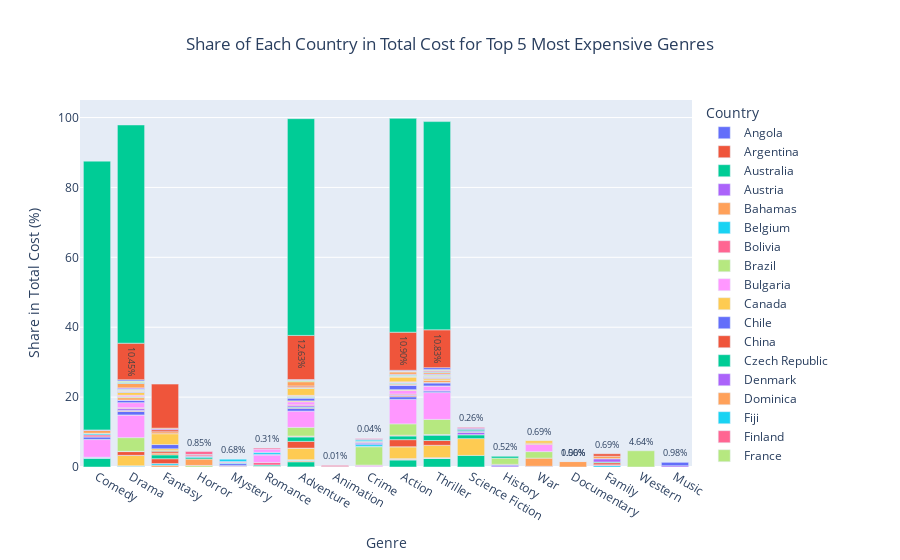

The notebook cell this image was saved under:
### Markdown cell above
### 2) What is the share of each country in the total cost for each genre? (List the top 5 most expensive genres by country.)

### Code cell
# Create a temporary DataFrame for processing
temp_df = df_movies.copy()

# Helper functions for processing
def parse_list_column(column):
    """Convert string representation of list to actual list."""
    return column.apply(lambda x: ast.literal_eval(x) if isinstance(x, str) else [])

def extract_dict_field(column, field_name):
    """Extract a specific field from a dictionary within a column."""
    return column.apply(lambda x: x[field_name] if isinstance(x, dict) else None)

# Parse 'rt_genres' and 'rt_production_countries' columns
temp_df['rt_genres'] = parse_list_column(temp_df['rt_genres'])
temp_df['rt_production_countries'] = parse_list_column(temp_df['rt_production_countries'])

# Expand genres and countries into separate rows
genres_expanded = temp_df.explode('rt_genres')
countries_expanded = genres_expanded.explode('rt_production_countries')

# Extract genre names and country names
countries_expanded['genre_name'] = extract_dict_field(countries_expanded['rt_genres'], 'name')
countries_expanded['country_name'] = extract_dict_field(countries_expanded['rt_production_countries'], 'name')

# Drop rows with invalid or missing data
valid_data = countries_expanded.dropna(subset=['genre_name', 'country_name'])

# Group by country and genre, calculate total production budget
country_genre_budget = (
    valid_data.groupby(['country_name', 'genre_name'])['rt_production_budget']
    .sum()
    .reset_index()
)

# Calculate the total budget for each genre
total_budget_by_genre = (
    country_genre_budget.groupby('genre_name')['rt_production_budget']
    .sum()
    .reset_index()
    .rename(columns={'rt_production_budget': 'total_genre_budget'})
)

# Merge to calculate the share of each country in the total cost of each genre
country_genre_budget = country_genre_budget.merge(
    total_budget_by_genre, on='genre_name', how='left'
)
country_genre_budget['share'] = (
    country_genre_budget['rt_production_budget'] / country_genre_budget['total_genre_budget']
) * 100

# Sort by genre budget and find the top 5 most expensive genres for each country
top_5_genres_per_country = (
    country_genre_budget.sort_values(by=['country_name', 'rt_production_budget'], ascending=[True, False])
    .groupby('country_name')
    .head(5)
)

# Plot the data
fig = px.bar(
    top_5_genres_per_country,
    x='genre_name',
    y='share',
    color='country_name',
    title='Share of Each Country in Total Cost for Top 5 Most Expensive Genres',
    labels={'genre_name': 'Genre', 'share': 'Share (%)', 'country_name': 'Country'},
    text='share'
)

# Update layout for better readability
fig.update_traces(texttemplate='%{text:.2f}%', textposition='outside')
fig.update_layout(
    xaxis_title='Genre',
    yaxis_title='Share in Total Cost (%)',
    title_x=0.5,
    uniformtext_minsize=8,
    uniformtext_mode='hide'
)

# Show the chart
fig.show()

### Figure 1 — Plotly figure (JSON) as saved in the notebook; plotly's stock layout.template omitted (floating-point values rounded to 4 significant figures)
{"data": [{"alignmentgroup": "True", "hovertemplate": "Country=Angola<br>Genre=%{x}<br>Share (%)=%{text}<extra></extra>", "legendgroup": "Angola", "marker": {"color": "#636efa", "pattern": {"shape": ""}}, "name": "Angola", "offsetgroup": "Angola", "orientation": "v", "showlegend": true, "text": [0.001003, 0.0007709, 0.001277, 0.004517, 0.003025], "textposition": "outside", "texttemplate": "%{text:.2f}%", "type": "bar", "x": ["Comedy", "Drama", "Fantasy", "Horror", "Mystery"], "xaxis": "x", "y": [0.001003, 0.0007709, 0.001277, 0.004517, 0.003025], "yaxis": "y"}, {"alignmentgroup": "True", "hovertemplate": "Country=Argentina<br>Genre=%{x}<br>Share (%)=%{text}<extra></extra>", "legendgroup": "Argentina", "marker": {"color": "#EF553B", "pattern": {"shape": ""}}, "name": "Argentina", "offsetgroup": "Argentina", "orientation": "v", "showlegend": true, "text": [0.1084, 0.0279, 0.1266, 0.0546, 0.02282], "textposition": "outside", "texttemplate": "%{text:.2f}%", "type": "bar", "x": ["Romance", "Adventure", "Animation", "Crime", "Drama"], "xaxis": "x", "y": [0.1084, 0.0279, 0.1266, 0.0546, 0.02282], "yaxis": "y"}, {"alignmentgroup": "True", "hovertemplate": "Country=Australia<br>Genre=%{x}<br>Share (%)=%{text}<extra></extra>", "legendgroup": "Australia", "marker": {"color": "#00cc96", "pattern": {"shape": ""}}, "name": "Australia", "offsetgroup": "Australia", "orientation": "v", "showlegend": true, "text": [2.054, 2.435, 3.316, 2.492, 1.461], "textposition": "outside", "texttemplate": "%{text:.2f}%", "type": "bar", "x": ["Action", "Thriller", "Science Fiction", "Comedy", "Adventure"], "xaxis": "x", "y": [2.054, 2.435, 3.316, 2.492, 1.461], "yaxis": "y"}, {"alignmentgroup": "True", "hovertemplate": "Country=Austria<br>Genre=%{x}<br>Share (%)=%{text}<extra></extra>", "legendgroup": "Austria", "marker": {"color": "#ab63fa", "pattern": {"shape": ""}}, "name": "Austria", "offsetgroup": "Austria", "orientation": "v", "showlegend": true, "text": [0.06898, 0.3305, 0.1897, 0.01661, 0.0301], "textposition": "outside", "texttemplate": "%{text:.2f}%", "type": "bar", "x": ["Drama", "History", "War", "Action", "Comedy"], "xaxis": "x", "y": [0.06898, 0.3305, 0.1897, 0.01661, 0.0301], "yaxis": "y"}, {"alignmentgroup": "True", "hovertemplate": "Country=Bahamas<br>Genre=%{x}<br>Share (%)=%{text}<extra></extra>", "legendgroup": "Bahamas", "marker": {"color": "#FFA15A", "pattern": {"shape": ""}}, "name": "Bahamas", "offsetgroup": "Bahamas", "orientation": "v", "showlegend": true, "text": [0.2275, 0.2606, 0.5106, 1.562, 0.008878], "textposition": "outside", "texttemplate": "%{text:.2f}%", "type": "bar", "x": ["Action", "Adventure", "Fantasy", "Documentary", "Thriller"], "xaxis": "x", "y": [0.2275, 0.2606, 0.5106, 1.562, 0.008878], "yaxis": "y"}, {"alignmentgroup": "True", "hovertemplate": "Country=Belgium<br>Genre=%{x}<br>Share (%)=%{text}<extra></extra>", "legendgroup": "Belgium", "marker": {"color": "#19d3f3", "pattern": {"shape": ""}}, "name": "Belgium", "offsetgroup": "Belgium", "orientation": "v", "showlegend": true, "text": [0.2413, 0.4653, 0.4123, 0.2664, 0.1788], "textposition": "outside", "texttemplate": "%{text:.2f}%", "type": "bar", "x": ["Adventure", "Fantasy", "Family", "Comedy", "Drama"], "xaxis": "x", "y": [0.2413, 0.4653, 0.4123, 0.2664, 0.1788], "yaxis": "y"}, {"alignmentgroup": "True", "hovertemplate": "Country=Bolivia<br>Genre=%{x}<br>Share (%)=%{text}<extra></extra>", "legendgroup": "Bolivia", "marker": {"color": "#FF6692", "pattern": {"shape": ""}}, "name": "Bolivia", "offsetgroup": "Bolivia", "orientation": "v", "showlegend": true, "text": [0, 0, 0], "textposition": "outside", "texttemplate": "%{text:.2f}%", "type": "bar", "x": ["Action", "Adventure", "Western"], "xaxis": "x", "y": [0, 0, 0], "yaxis": "y"}, {"alignmentgroup": "True", "hovertemplate": "Country=Brazil<br>Genre=%{x}<br>Share (%)=%{text}<extra></extra>", "legendgroup": "Brazil", "marker": {"color": "#B6E880", "pattern": {"shape": ""}}, "name": "Brazil", "offsetgroup": "Brazil", "orientation": "v", "showlegend": true, "text": [0.08877, 0.113, 0.08665, 0.4066, 0.1513], "textposition": "outside", "texttemplate": "%{text:.2f}%", "type": "bar", "x": ["Adventure", "Thriller", "Drama", "Horror", "Mystery"], "xaxis": "x", "y": [0.08877, 0.113, 0.08665, 0.4066, 0.1513], "yaxis": "y"}, {"alignmentgroup": "True", "hovertemplate": "Country=Bulgaria<br>Genre=%{x}<br>Share (%)=%{text}<extra></extra>", "legendgroup": "Bulgaria", "marker": {"color": "#FF97FF", "pattern": {"shape": ""}}, "name": "Bulgaria", "offsetgroup": "Bulgaria", "orientation": "v", "showlegend": true, "text": [0.09189, 0.2878, 0.1049, 0.00634, 0.01003], "textposition": "outside", "texttemplate": "%{text:.2f}%", "type": "bar", "x": ["Action", "Crime", "Thriller", "Adventure", "Comedy"], "xaxis": "x", "y": [0.09189, 0.2878, 0.1049, 0.00634, 0.01003], "yaxis": "y"}, {"alignmentgroup": "True", "hovertemplate": "Country=Canada<br>Genre=%{x}<br>Share (%)=%{text}<extra></extra>", "legendgroup": "Canada", "marker": {"color": "#FECB52", "pattern": {"shape": ""}}, "name": "Canada", "offsetgroup": "Canada", "orientation": "v", "showlegend": true, "text": [3.405, 3.316, 3.551, 2.944, 4.805], "textposition": "outside", "texttemplate": "%{text:.2f}%", "type": "bar", "x": ["Action", "Adventure", "Thriller", "Drama", "Science Fiction"], "xaxis": "x", "y": [3.405, 3.316, 3.551, 2.944, 4.805], "yaxis": "y"}, {"alignmentgroup": "True", "hovertemplate": "Country=Chile<br>Genre=%{x}<br>Share (%)=%{text}<extra></extra>", "legendgroup": "Chile", "marker": {"color": "#636efa", "pattern": {"shape": ""}}, "name": "Chile", "offsetgroup": "Chile", "orientation": "v", "showlegend": true, "text": [0.03854, 0.2478, 0.005536, 0.00634, 0.04517], "textposition": "outside", "texttemplate": "%{text:.2f}%", "type": "bar", "x": ["Drama", "History", "Action", "Adventure", "Horror"], "xaxis": "x", "y": [0.03854, 0.2478, 0.005536, 0.00634, 0.04517], "yaxis": "y"}, {"alignmentgroup": "True", "hovertemplate": "Country=China<br>Genre=%{x}<br>Share (%)=%{text}<extra></extra>", "legendgroup": "China", "marker": {"color": "#EF553B", "pattern": {"shape": ""}}, "name": "China", "offsetgroup": "China", "orientation": "v", "showlegend": true, "text": [2.028, 1.923, 1.372, 1.067, 1.393], "textposition": "outside", "texttemplate": "%{text:.2f}%", "type": "bar", "x": ["Action", "Adventure", "Thriller", "Drama", "Fantasy"], "xaxis": "x", "y": [2.028, 1.923, 1.372, 1.067, 1.393], "yaxis": "y"}, {"alignmentgroup": "True", "hovertemplate": "Country=Czech Republic<br>Genre=%{x}<br>Share (%)=%{text}<extra></extra>", "legendgroup": "Czech Republic", "marker": {"color": "#00cc96", "pattern": {"shape": ""}}, "name": "Czech Republic", "offsetgroup": "Czech Republic", "orientation": "v", "showlegend": true, "text": [1.259, 1.535, 1.046, 1.119, 1.1], "textposition": "outside", "texttemplate": "%{text:.2f}%", "type": "bar", "x": ["Adventure", "Thriller", "Action", "Science Fiction", "Fantasy"], "xaxis": "x", "y": [1.259, 1.535, 1.046, 1.119, 1.1], "yaxis": "y"}, {"alignmentgroup": "True", "hovertemplate": "Country=Denmark<br>Genre=%{x}<br>Share (%)=%{text}<extra></extra>", "legendgroup": "Denmark", "marker": {"color": "#ab63fa", "pattern": {"shape": ""}}, "name": "Denmark", "offsetgroup": "Denmark", "orientation": "v", "showlegend": true, "text": [0.132, 0.06963, 0.06493, 0.3587, 0.01872], "textposition": "outside", "texttemplate": "%{text:.2f}%", "type": "bar", "x": ["Thriller", "Drama", "Crime", "Music", "Science Fiction"], "xaxis": "x", "y": [0.132, 0.06963, 0.06493, 0.3587, 0.01872], "yaxis": "y"}, {"alignmentgroup": "True", "hovertemplate": "Country=Dominica<br>Genre=%{x}<br>Share (%)=%{text}<extra></extra>", "legendgroup": "Dominica", "marker": {"color": "#FFA15A", "pattern": {"shape": ""}}, "name": "Dominica", "offsetgroup": "Dominica", "orientation": "v", "showlegend": true, "text": [0.2214, 0.2536, 0.5106], "textposition": "outside", "texttemplate": "%{text:.2f}%", "type": "bar", "x": ["Action", "Adventure", "Fantasy"], "xaxis": "x", "y": [0.2214, 0.2536, 0.5106], "yaxis": "y"}, {"alignmentgroup": "True", "hovertemplate": "Country=Fiji<br>Genre=%{x}<br>Share (%)=%{text}<extra></extra>", "legendgroup": "Fiji", "marker": {"color": "#19d3f3", "pattern": {"shape": ""}}, "name": "Fiji", "offsetgroup": "Fiji", "orientation": "v", "showlegend": true, "text": [0.01395, 0.01696, 0.0497], "textposition": "outside", "texttemplate": "%{text:.2f}%", "type": "bar", "x": ["Adventure", "Drama", "Romance"], "xaxis": "x", "y": [0.01395, 0.01696, 0.0497], "yaxis": "y"}, {"alignmentgroup": "True", "hovertemplate": "Country=Finland<br>Genre=%{x}<br>Share (%)=%{text}<extra></extra>", "legendgroup": "Finland", "marker": {"color": "#FF6692", "pattern": {"shape": ""}}, "name": "Finland", "offsetgroup": "Finland", "orientation": "v", "showlegend": true, "text": [0.42, 0.2233, 0.1468, 0.1634, 0.04358], "textposition": "outside", "texttemplate": "%{text:.2f}%", "type": "bar", "x": ["Animation", "Family", "Crime", "Mystery", "Thriller"], "xaxis": "x", "y": [0.42, 0.2233, 0.1468, 0.1634, 0.04358], "yaxis": "y"}, {"alignmentgroup": "True", "hovertemplate": "Country=France<br>Genre=%{x}<br>Share (%)=%{text}<extra></extra>", "legendgroup": "France", "marker": {"color": "#B6E880", "pattern": {"shape": ""}}, "name": "France", "offsetgroup": "France", "orientation": "v", "showlegend": true, "text": [3.246, 4.319, 3.91, 2.472, 5.275], "textposition": "outside", "texttemplate": "%{text:.2f}%", "type": "bar", "x": ["Action", "Thriller", "Drama", "Adventure", "Crime"], "xaxis": "x", "y": [3.246, 4.319, 3.91, 2.472, 5.275], "yaxis": "y"}, {"alignmentgroup": "True", "hovertemplate": "Country=Germany<br>Genre=%{x}<br>Share (%)=%{text}<extra></extra>", "legendgroup": "Germany", "marker": {"color": "#FF97FF", "pattern": {"shape": ""}}, "name": "Germany", "offsetgroup": "Germany", "orientation": "v", "showlegend": true, "text": [6.993, 7.692, 6.485, 4.659, 5.058], "textposition": "outside", "texttemplate": "%{text:.2f}%", "type": "bar", "x": ["Action", "Thriller", "Drama", "Adventure", "Comedy"], "xaxis": "x", "y": [6.993, 7.692, 6.485, 4.659, 5.058], "yaxis": "y"}, {"alignmentgroup": "True", "hovertemplate": "Country=Greece<br>Genre=%{x}<br>Share (%)=%{text}<extra></extra>", "legendgroup": "Greece", "marker": {"color": "#FECB52", "pattern": {"shape": ""}}, "name": "Greece", "offsetgroup": "Greece", "orientation": "v", "showlegend": true, "text": [0.09036, 0.03412, 0.004625], "textposition": "outside", "texttemplate": "%{text:.2f}%", "type": "bar", "x": ["Romance", "Comedy", "Drama"], "xaxis": "x", "y": [0.09036, 0.03412, 0.004625], "yaxis": "y"}, {"alignmentgroup": "True", "hovertemplate": "Country=Hong Kong<br>Genre=%{x}<br>Share (%)=%{text}<extra></extra>", "legendgroup": "Hong Kong", "marker": {"color": "#636efa", "pattern": {"shape": ""}}, "name": "Hong Kong", "offsetgroup": "Hong Kong", "orientation": "v", "showlegend": true, "text": [0.7601, 1.002, 0.8198, 0.745, 0.4931], "textposition": "outside", "texttemplate": "%{text:.2f}%", "type": "bar", "x": ["Action", "Drama", "Adventure", "Comedy", "Thriller"], "xaxis": "x", "y": [0.7601, 1.002, 0.8198, 0.745, 0.4931], "yaxis": "y"}, {"alignmentgroup": "True", "hovertemplate": "Country=Hungary<br>Genre=%{x}<br>Share (%)=%{text}<extra></extra>", "legendgroup": "Hungary", "marker": {"color": "#EF553B", "pattern": {"shape": ""}}, "name": "Hungary", "offsetgroup": "Hungary", "orientation": "v", "showlegend": true, "text": [0.2513, 0.5413, 0.5812, 0.1522, 0.165], "textposition": "outside", "texttemplate": "%{text:.2f}%", "type": "bar", "x": ["Action", "Fantasy", "Family", "Adventure", "Drama"], "xaxis": "x", "y": [0.2513, 0.5413, 0.5812, 0.1522, 0.165], "yaxis": "y"}, {"alignmentgroup": "True", "hovertemplate": "Country=Iceland<br>Genre=%{x}<br>Share (%)=%{text}<extra></extra>", "legendgroup": "Iceland", "marker": {"color": "#00cc96", "pattern": {"shape": ""}}, "name": "Iceland", "offsetgroup": "Iceland", "orientation": "v", "showlegend": true, "text": [0.1966, 0.3163, 0.2141, 0.1787, 0.1045], "textposition": "outside", "texttemplate": "%{text:.2f}%", "type": "bar", "x": ["Adventure", "Romance", "Family", "Fantasy", "Drama"], "xaxis": "x", "y": [0.1966, 0.3163, 0.2141, 0.1787, 0.1045], "yaxis": "y"}, {"alignmentgroup": "True", "hovertemplate": "Country=India<br>Genre=%{x}<br>Share (%)=%{text}<extra></extra>", "legendgroup": "India", "marker": {"color": "#ab63fa", "pattern": {"shape": ""}}, "name": "India", "offsetgroup": "India", "orientation": "v", "showlegend": true, "text": [0.5436, 0.9697, 0.3931, 0.683, 0.2818], "textposition": "outside", "texttemplate": "%{text:.2f}%", "type": "bar", "x": ["Drama", "Family", "Adventure", "Science Fiction", "Action"], "xaxis": "x", "y": [0.5436, 0.9697, 0.3931, 0.683, 0.2818], "yaxis": "y"}, {"alignmentgroup": "True", "hovertemplate": "Country=Indonesia<br>Genre=%{x}<br>Share (%)=%{text}<extra></extra>", "legendgroup": "Indonesia", "marker": {"color": "#FFA15A", "pattern": {"shape": ""}}, "name": "Indonesia", "offsetgroup": "Indonesia", "orientation": "v", "showlegend": true, "text": [0.001218, 0.004058, 0.001776], "textposition": "outside", "texttemplate": "%{text:.2f}%", "type": "bar", "x": ["Action", "Crime", "Thriller"], "xaxis": "x", "y": [0.001218, 0.004058, 0.001776], "yaxis": "y"}, {"alignmentgroup": "True", "hovertemplate": "Country=Iran<br>Genre=%{x}<br>Share (%)=%{text}<extra></extra>", "legendgroup": "Iran", "marker": {"color": "#19d3f3", "pattern": {"shape": ""}}, "name": "Iran", "offsetgroup": "Iran", "orientation": "v", "showlegend": true, "text": [0.0003612, 0.0002775, 0.0005506], "textposition": "outside", "texttemplate": "%{text:.2f}%", "type": "bar", "x": ["Comedy", "Drama", "Family"], "xaxis": "x", "y": [0.0003612, 0.0002775, 0.0005506], "yaxis": "y"}, {"alignmentgroup": "True", "hovertemplate": "Country=Ireland<br>Genre=%{x}<br>Share (%)=%{text}<extra></extra>", "legendgroup": "Ireland", "marker": {"color": "#FF6692", "pattern": {"shape": ""}}, "name": "Ireland", "offsetgroup": "Ireland", "orientation": "v", "showlegend": true, "text": [0.5411, 0.2513, 0.2312, 0.7403, 0.2374], "textposition": "outside", "texttemplate": "%{text:.2f}%", "type": "bar", "x": ["Comedy", "Action", "Adventure", "Romance", "Drama"], "xaxis": "x", "y": [0.5411, 0.2513, 0.2312, 0.7403, 0.2374], "yaxis": "y"}, {"alignmentgroup": "True", "hovertemplate": "Country=Israel<br>Genre=%{x}<br>Share (%)=%{text}<extra></extra>", "legendgroup": "Israel", "marker": {"color": "#B6E880", "pattern": {"shape": ""}}, "name": "Israel", "offsetgroup": "Israel", "orientation": "v", "showlegend": true, "text": [0.01151, 0.003084, 0.02069], "textposition": "outside", "texttemplate": "%{text:.2f}%", "type": "bar", "x": ["Animation", "Drama", "War"], "xaxis": "x", "y": [0.01151, 0.003084, 0.02069], "yaxis": "y"}, {"alignmentgroup": "True", "hovertemplate": "Country=Italy<br>Genre=%{x}<br>Share (%)=%{text}<extra></extra>", "legendgroup": "Italy", "marker": {"color": "#FF97FF", "pattern": {"shape": ""}}, "name": "Italy", "offsetgroup": "Italy", "orientation": "v", "showlegend": true, "text": [1.46, 1.03, 1.392, 0.8905, 2.085], "textposition": "outside", "texttemplate": "%{text:.2f}%", "type": "bar", "x": ["Drama", "Action", "Thriller", "Adventure", "Romance"], "xaxis": "x", "y": [1.46, 1.03, 1.392, 0.8905, 2.085], "yaxis": "y"}, {"alignmentgroup": "True", "hovertemplate": "Country=Jamaica<br>Genre=%{x}<br>Share (%)=%{text}<extra></extra>", "legendgroup": "Jamaica", "marker": {"color": "#FECB52", "pattern": {"shape": ""}}, "name": "Jamaica", "offsetgroup": "Jamaica", "orientation": "v", "showlegend": true, "text": [0.2225, 0.2548, 0.5106, 0.001533], "textposition": "outside", "texttemplate": "%{text:.2f}%", "type": "bar", "x": ["Action", "Adventure", "Fantasy", "Thriller"], "xaxis": "x", "y": [0.2225, 0.2548, 0.5106, 0.001533], "yaxis": "y"}, {"alignmentgroup": "True", "hovertemplate": "Country=Japan<br>Genre=%{x}<br>Share (%)=%{text}<extra></extra>", "legendgroup": "Japan", "marker": {"color": "#636efa", "pattern": {"shape": ""}}, "name": "Japan", "offsetgroup": "Japan", "orientation": "v", "showlegend": true, "text": [1.212, 0.7849, 0.8873, 1.209, 0.6602], "textposition": "outside", "texttemplate": "%{text:.2f}%", "type": "bar", "x": ["Action", "Adventure", "Thriller", "Fantasy", "Drama"], "xaxis": "x", "y": [1.212, 0.7849, 0.8873, 1.209, 0.6602], "yaxis": "y"}, {"alignmentgroup": "True", "hovertemplate": "Country=Kazakhstan<br>Genre=%{x}<br>Share (%)=%{text}<extra></extra>", "legendgroup": "Kazakhstan", "marker": {"color": "#EF553B", "pattern": {"shape": ""}}, "name": "Kazakhstan", "offsetgroup": "Kazakhstan", "orientation": "v", "showlegend": true, "text": [0.1784], "textposition": "outside", "texttemplate": "%{text:.2f}%", "type": "bar", "x": ["History"], "xaxis": "x", "y": [0.1784], "yaxis": "y"}, {"alignmentgroup": "True", "hovertemplate": "Country=Lithuania<br>Genre=%{x}<br>Share (%)=%{text}<extra></extra>", "legendgroup": "Lithuania", "marker": {"color": "#00cc96", "pattern": {"shape": ""}}, "name": "Lithuania", "offsetgroup": "Lithuania", "orientation": "v", "showlegend": true, "text": [0.05534, 0.09076, 0.02421], "textposition": "outside", "texttemplate": "%{text:.2f}%", "type": "bar", "x": ["Crime", "Mystery", "Thriller"], "xaxis": "x", "y": [0.05534, 0.09076, 0.02421], "yaxis": "y"}, {"alignmentgroup": "True", "hovertemplate": "Country=Luxembourg<br>Genre=%{x}<br>Share (%)=%{text}<extra></extra>", "legendgroup": "Luxembourg", "marker": {"color": "#ab63fa", "pattern": {"shape": ""}}, "name": "Luxembourg", "offsetgroup": "Luxembourg", "orientation": "v", "showlegend": true, "text": [0.1063, 0.09891, 0.1041, 0.08878, 0.2395], "textposition": "outside", "texttemplate": "%{text:.2f}%", "type": "bar", "x": ["Action", "Adventure", "Drama", "Thriller", "Romance"], "xaxis": "x", "y": [0.1063, 0.09891, 0.1041, 0.08878, 0.2395], "yaxis": "y"}, {"alignmentgroup": "True", "hovertemplate": "Country=Malta<br>Genre=%{x}<br>Share (%)=%{text}<extra></extra>", "legendgroup": "Malta", "marker": {"color": "#FFA15A", "pattern": {"shape": ""}}, "name": "Malta", "offsetgroup": "Malta", "orientation": "v", "showlegend": true, "text": [0.6553, 0.6053, 0.2768, 2.327, 1.807], "textposition": "outside", "texttemplate": "%{text:.2f}%", "type": "bar", "x": ["Drama", "Thriller", "Action", "War", "Horror"], "xaxis": "x", "y": [0.6553, 0.6053, 0.2768, 2.327, 1.807], "yaxis": "y"}, {"alignmentgroup": "True", "hovertemplate": "Country=Mexico<br>Genre=%{x}<br>Share (%)=%{text}<extra></extra>", "legendgroup": "Mexico", "marker": {"color": "#19d3f3", "pattern": {"shape": ""}}, "name": "Mexico", "offsetgroup": "Mexico", "orientation": "v", "showlegend": true, "text": [0.2394, 0.3362, 0.521, 0.1585, 0.5602], "textposition": "outside", "texttemplate": "%{text:.2f}%", "type": "bar", "x": ["Action", "Comedy", "Crime", "Adventure", "Romance"], "xaxis": "x", "y": [0.2394, 0.3362, 0.521, 0.1585, 0.5602], "yaxis": "y"}, {"alignmentgroup": "True", "hovertemplate": "Country=Monaco<br>Genre=%{x}<br>Share (%)=%{text}<extra></extra>", "legendgroup": "Monaco", "marker": {"color": "#FF6692", "pattern": {"shape": ""}}, "name": "Monaco", "offsetgroup": "Monaco", "orientation": "v", "showlegend": true, "text": [0, 0], "textposition": "outside", "texttemplate": "%{text:.2f}%", "type": "bar", "x": ["Documentary", "Family"], "xaxis": "x", "y": [0, 0], "yaxis": "y"}, {"alignmentgroup": "True", "hovertemplate": "Country=Morocco<br>Genre=%{x}<br>Share (%)=%{text}<extra></extra>", "legendgroup": "Morocco", "marker": {"color": "#B6E880", "pattern": {"shape": ""}}, "name": "Morocco", "offsetgroup": "Morocco", "orientation": "v", "showlegend": true, "text": [0.2917, 0.1993, 0.2775, 1.784, 1.862], "textposition": "outside", "texttemplate": "%{text:.2f}%", "type": "bar", "x": ["Adventure", "Action", "Drama", "History", "War"], "xaxis": "x", "y": [0.2917, 0.1993, 0.2775, 1.784, 1.862], "yaxis": "y"}, {"alignmentgroup": "True", "hovertemplate": "Country=Netherlands<br>Genre=%{x}<br>Share (%)=%{text}<extra></extra>", "legendgroup": "Netherlands", "marker": {"color": "#FF97FF", "pattern": {"shape": ""}}, "name": "Netherlands", "offsetgroup": "Netherlands", "orientation": "v", "showlegend": true, "text": [0.4349, 0.9172, 2.06, 0.2126, 0.237], "textposition": "outside", "texttemplate": "%{text:.2f}%", "type": "bar", "x": ["Drama", "Romance", "War", "Action", "Adventure"], "xaxis": "x", "y": [0.4349, 0.9172, 2.06, 0.2126, 0.237], "yaxis": "y"}, {"alignmentgroup": "True", "hovertemplate": "Country=New Zealand<br>Genre=%{x}<br>Share (%)=%{text}<extra></extra>", "legendgroup": "New Zealand", "marker": {"color": "#FECB52", "pattern": {"shape": ""}}, "name": "New Zealand", "offsetgroup": "New Zealand", "orientation": "v", "showlegend": true, "text": [1.966, 1.362, 3.097, 0.7971, 0.4471], "textposition": "outside", "texttemplate": "%{text:.2f}%", "type": "bar", "x": ["Adventure", "Action", "Fantasy", "Drama", "Thriller"], "xaxis": "x", "y": [1.966, 1.362, 3.097, 0.7971, 0.4471], "yaxis": "y"}, {"alignmentgroup": "True", "hovertemplate": "Country=Norway<br>Genre=%{x}<br>Share (%)=%{text}<extra></extra>", "legendgroup": "Norway", "marker": {"color": "#636efa", "pattern": {"shape": ""}}, "name": "Norway", "offsetgroup": "Norway", "orientation": "v", "showlegend": true, "text": [0.2009, 0.3793, 0.5445, 0.1453, 0.9754], "textposition": "outside", "texttemplate": "%{text:.2f}%", "type": "bar", "x": ["Drama", "Crime", "Mystery", "Thriller", "Music"], "xaxis": "x", "y": [0.2009, 0.3793, 0.5445, 0.1453, 0.9754], "yaxis": "y"}, {"alignmentgroup": "True", "hovertemplate": "Country=Pakistan<br>Genre=%{x}<br>Share (%)=%{text}<extra></extra>", "legendgroup": "Pakistan", "marker": {"color": "#EF553B", "pattern": {"shape": ""}}, "name": "Pakistan", "offsetgroup": "Pakistan", "orientation": "v", "showlegend": true, "text": [0.1469, 0.08303, 0.09511, 0.02467], "textposition": "outside", "texttemplate": "%{text:.2f}%", "type": "bar", "x": ["Thriller", "Action", "Adventure", "Drama"], "xaxis": "x", "y": [0.1469, 0.08303, 0.09511, 0.02467], "yaxis": "y"}, {"alignmentgroup": "True", "hovertemplate": "Country=Peru<br>Genre=%{x}<br>Share (%)=%{text}<extra></extra>", "legendgroup": "Peru", "marker": {"color": "#00cc96", "pattern": {"shape": ""}}, "name": "Peru", "offsetgroup": "Peru", "orientation": "v", "showlegend": true, "text": [0.1453, 0.04982, 0.05706, 0.4066], "textposition": "outside", "texttemplate": "%{text:.2f}%", "type": "bar", "x": ["Thriller", "Action", "Adventure", "Horror"], "xaxis": "x", "y": [0.1453, 0.04982, 0.05706, 0.4066], "yaxis": "y"}, {"alignmentgroup": "True", "hovertemplate": "Country=Philippines<br>Genre=%{x}<br>Share (%)=%{text}<extra></extra>", "legendgroup": "Philippines", "marker": {"color": "#ab63fa", "pattern": {"shape": ""}}, "name": "Philippines", "offsetgroup": "Philippines", "orientation": "v", "showlegend": true, "text": [0.07307, 0.2435, 0.1018, 0.1065], "textposition": "outside", "texttemplate": "%{text:.2f}%", "type": "bar", "x": ["Action", "Crime", "Drama", "Thriller"], "xaxis": "x", "y": [0.07307, 0.2435, 0.1018, 0.1065], "yaxis": "y"}, {"alignmentgroup": "True", "hovertemplate": "Country=Poland<br>Genre=%{x}<br>Share (%)=%{text}<extra></extra>", "legendgroup": "Poland", "marker": {"color": "#FFA15A", "pattern": {"shape": ""}}, "name": "Poland", "offsetgroup": "Poland", "orientation": "v", "showlegend": true, "text": [0.2853, 0.6883, 0.5745, 0.09584, 0.362], "textposition": "outside", "texttemplate": "%{text:.2f}%", "type": "bar", "x": ["Adventure", "Family", "Fantasy", "Drama", "War"], "xaxis": "x", "y": [0.2853, 0.6883, 0.5745, 0.09584, 0.362], "yaxis": "y"}, {"alignmentgroup": "True", "hovertemplate": "Country=Portugal<br>Genre=%{x}<br>Share (%)=%{text}<extra></extra>", "legendgroup": "Portugal", "marker": {"color": "#19d3f3", "pattern": {"shape": ""}}, "name": "Portugal", "offsetgroup": "Portugal", "orientation": "v", "showlegend": true, "text": [0.3433, 0.2299, 0.06134], "textposition": "outside", "texttemplate": "%{text:.2f}%", "type": "bar", "x": ["Horror", "Mystery", "Thriller"], "xaxis": "x", "y": [0.3433, 0.2299, 0.06134], "yaxis": "y"}, {"alignmentgroup": "True", "hovertemplate": "Country=Romania<br>Genre=%{x}<br>Share (%)=%{text}<extra></extra>", "legendgroup": "Romania", "marker": {"color": "#FF6692", "pattern": {"shape": ""}}, "name": "Romania", "offsetgroup": "Romania", "orientation": "v", "showlegend": true, "text": [0.1755, 0.1372, 0.1845, 0.4246, 0.2118], "textposition": "outside", "texttemplate": "%{text:.2f}%", "type": "bar", "x": ["Drama", "Thriller", "Crime", "Horror", "Mystery"], "xaxis": "x", "y": [0.1755, 0.1372, 0.1845, 0.4246, 0.2118], "yaxis": "y"}, {"alignmentgroup": "True", "hovertemplate": "Country=Russia<br>Genre=%{x}<br>Share (%)=%{text}<extra></extra>", "legendgroup": "Russia", "marker": {"color": "#B6E880", "pattern": {"shape": ""}}, "name": "Russia", "offsetgroup": "Russia", "orientation": "v", "showlegend": true, "text": [0.2609, 0.3643, 0.165, 0.1606, 0.1859], "textposition": "outside", "texttemplate": "%{text:.2f}%", "type": "bar", "x": ["Action", "Thriller", "Drama", "Comedy", "Science Fiction"], "xaxis": "x", "y": [0.2609, 0.3643, 0.165, 0.1606, 0.1859], "yaxis": "y"}, {"alignmentgroup": "True", "hovertemplate": "Country=Serbia<br>Genre=%{x}<br>Share (%)=%{text}<extra></extra>", "legendgroup": "Serbia", "marker": {"color": "#FF97FF", "pattern": {"shape": ""}}, "name": "Serbia", "offsetgroup": "Serbia", "orientation": "v", "showlegend": true, "text": [0.09592, 0.1573, 0.04197], "textposition": "outside", "texttemplate": "%{text:.2f}%", "type": "bar", "x": ["Crime", "Mystery", "Thriller"], "xaxis": "x", "y": [0.09592, 0.1573, 0.04197], "yaxis": "y"}, {"alignmentgroup": "True", "hovertemplate": "Country=Serbia and Montenegro<br>Genre=%{x}<br>Share (%)=%{text}<extra></extra>", "legendgroup": "Serbia and Montenegro", "marker": {"color": "#FECB52", "pattern": {"shape": ""}}, "name": "Serbia and Montenegro", "offsetgroup": "Serbia and Montenegro", "orientation": "v", "showlegend": true, "text": [0.01187, 0.01243], "textposition": "outside", "texttemplate": "%{text:.2f}%", "type": "bar", "x": ["Drama", "Thriller"], "xaxis": "x", "y": [0.01187, 0.01243], "yaxis": "y"}, {"alignmentgroup": "True", "hovertemplate": "Country=Singapore<br>Genre=%{x}<br>Share (%)=%{text}<extra></extra>", "legendgroup": "Singapore", "marker": {"color": "#636efa", "pattern": {"shape": ""}}, "name": "Singapore", "offsetgroup": "Singapore", "orientation": "v", "showlegend": true, "text": [0.1573, 0.258], "textposition": "outside", "texttemplate": "%{text:.2f}%", "type": "bar", "x": ["Drama", "Science Fiction"], "xaxis": "x", "y": [0.1573, 0.258], "yaxis": "y"}, {"alignmentgroup": "True", "hovertemplate": "Country=Slovenia<br>Genre=%{x}<br>Share (%)=%{text}<extra></extra>", "legendgroup": "Slovenia", "marker": {"color": "#EF553B", "pattern": {"shape": ""}}, "name": "Slovenia", "offsetgroup": "Slovenia", "orientation": "v", "showlegend": true, "text": [0.2853, 0.6883, 0.5745], "textposition": "outside", "texttemplate": "%{text:.2f}%", "type": "bar", "x": ["Adventure", "Family", "Fantasy"], "xaxis": "x", "y": [0.2853, 0.6883, 0.5745], "yaxis": "y"}, {"alignmentgroup": "True", "hovertemplate": "Country=South Africa<br>Genre=%{x}<br>Share (%)=%{text}<extra></extra>", "legendgroup": "South Africa", "marker": {"color": "#00cc96", "pattern": {"shape": ""}}, "name": "South Africa", "offsetgroup": "South Africa", "orientation": "v", "showlegend": true, "text": [0.4022, 0.1428, 0.08557, 0.5204, 0.1918], "textposition": "outside", "texttemplate": "%{text:.2f}%", "type": "bar", "x": ["Science Fiction", "Action", "Drama", "History", "Crime"], "xaxis": "x", "y": [0.4022, 0.1428, 0.08557, 0.5204, 0.1918], "yaxis": "y"}, {"alignmentgroup": "True", "hovertemplate": "Country=South Korea<br>Genre=%{x}<br>Share (%)=%{text}<extra></extra>", "legendgroup": "South Korea", "marker": {"color": "#ab63fa", "pattern": {"shape": ""}}, "name": "South Korea", "offsetgroup": "South Korea", "orientation": "v", "showlegend": true, "text": [0.2855, 0.1884, 0.2114, 0.3041, 0.286], "textposition": "outside", "texttemplate": "%{text:.2f}%", "type": "bar", "x": ["Drama", "Action", "Thriller", "Science Fiction", "Fantasy"], "xaxis": "x", "y": [0.2855, 0.1884, 0.2114, 0.3041, 0.286], "yaxis": "y"}, {"alignmentgroup": "True", "hovertemplate": "Country=Spain<br>Genre=%{x}<br>Share (%)=%{text}<extra></extra>", "legendgroup": "Spain", "marker": {"color": "#FFA15A", "pattern": {"shape": ""}}, "name": "Spain", "offsetgroup": "Spain", "orientation": "v", "showlegend": true, "text": [1.219, 1.285, 0.6543, 0.7669, 0.4555], "textposition": "outside", "texttemplate": "%{text:.2f}%", "type": "bar", "x": ["Adventure", "Drama", "Action", "Comedy", "Thriller"], "xaxis": "x", "y": [1.219, 1.285, 0.6543, 0.7669, 0.4555], "yaxis": "y"}, {"alignmentgroup": "True", "hovertemplate": "Country=Sweden<br>Genre=%{x}<br>Share (%)=%{text}<extra></extra>", "legendgroup": "Sweden", "marker": {"color": "#19d3f3", "pattern": {"shape": ""}}, "name": "Sweden", "offsetgroup": "Sweden", "orientation": "v", "showlegend": true, "text": [0.2313, 0.216, 0.6776, 0.397, 0.1536], "textposition": "outside", "texttemplate": "%{text:.2f}%", "type": "bar", "x": ["Drama", "Thriller", "Mystery", "Crime", "Horror"], "xaxis": "x", "y": [0.2313, 0.216, 0.6776, 0.397, 0.1536], "yaxis": "y"}, {"alignmentgroup": "True", "hovertemplate": "Country=Switzerland<br>Genre=%{x}<br>Share (%)=%{text}<extra></extra>", "legendgroup": "Switzerland", "marker": {"color": "#FF6692", "pattern": {"shape": ""}}, "name": "Switzerland", "offsetgroup": "Switzerland", "orientation": "v", "showlegend": true, "text": [0.3362, 0.2613, 0.8493, 0.332, 0.31], "textposition": "outside", "texttemplate": "%{text:.2f}%", "type": "bar", "x": ["Thriller", "Science Fiction", "Horror", "Crime", "Romance"], "xaxis": "x", "y": [0.3362, 0.2613, 0.8493, 0.332, 0.31], "yaxis": "y"}, {"alignmentgroup": "True", "hovertemplate": "Country=Taiwan<br>Genre=%{x}<br>Share (%)=%{text}<extra></extra>", "legendgroup": "Taiwan", "marker": {"color": "#B6E880", "pattern": {"shape": ""}}, "name": "Taiwan", "offsetgroup": "Taiwan", "orientation": "v", "showlegend": true, "text": [0.4425, 0.3449, 0.1683, 0.2179, 4.644], "textposition": "outside", "texttemplate": "%{text:.2f}%", "type": "bar", "x": ["Drama", "Adventure", "Action", "Thriller", "Western"], "xaxis": "x", "y": [0.4425, 0.3449, 0.1683, 0.2179, 4.644], "yaxis": "y"}, {"alignmentgroup": "True", "hovertemplate": "Country=Thailand<br>Genre=%{x}<br>Share (%)=%{text}<extra></extra>", "legendgroup": "Thailand", "marker": {"color": "#FF97FF", "pattern": {"shape": ""}}, "name": "Thailand", "offsetgroup": "Thailand", "orientation": "v", "showlegend": true, "text": [0.03115, 0.01605, 0.03985, 0.01665, 0.01078], "textposition": "outside", "texttemplate": "%{text:.2f}%", "type": "bar", "x": ["Thriller", "Action", "Crime", "Drama", "Adventure"], "xaxis": "x", "y": [0.03115, 0.01605, 0.03985, 0.01665, 0.01078], "yaxis": "y"}, {"alignmentgroup": "True", "hovertemplate": "Country=Tunisia<br>Genre=%{x}<br>Share (%)=%{text}<extra></extra>", "legendgroup": "Tunisia", "marker": {"color": "#FECB52", "pattern": {"shape": ""}}, "name": "Tunisia", "offsetgroup": "Tunisia", "orientation": "v", "showlegend": true, "text": [0.07418, 0.08496, 0.1711, 0.6931], "textposition": "outside", "texttemplate": "%{text:.2f}%", "type": "bar", "x": ["Action", "Adventure", "Fantasy", "War"], "xaxis": "x", "y": [0.07418, 0.08496, 0.1711, 0.6931], "yaxis": "y"}, {"alignmentgroup": "True", "hovertemplate": "Country=United Arab Emirates<br>Genre=%{x}<br>Share (%)=%{text}<extra></extra>", "legendgroup": "United Arab Emirates", "marker": {"color": "#636efa", "pattern": {"shape": ""}}, "name": "United Arab Emirates", "offsetgroup": "United Arab Emirates", "orientation": "v", "showlegend": true, "text": [0.5472, 0.3546, 0.2236, 0.1839, 0.1706], "textposition": "outside", "texttemplate": "%{text:.2f}%", "type": "bar", "x": ["Thriller", "Drama", "Action", "Adventure", "Comedy"], "xaxis": "x", "y": [0.5472, 0.3546, 0.2236, 0.1839, 0.1706], "yaxis": "y"}, {"alignmentgroup": "True", "hovertemplate": "Country=United Kingdom<br>Genre=%{x}<br>Share (%)=%{text}<extra></extra>", "legendgroup": "United Kingdom", "marker": {"color": "#EF553B", "pattern": {"shape": ""}}, "name": "United Kingdom", "offsetgroup": "United Kingdom", "orientation": "v", "showlegend": true, "text": [12.63, 10.9, 10.45, 10.83, 12.59], "textposition": "outside", "texttemplate": "%{text:.2f}%", "type": "bar", "x": ["Adventure", "Action", "Drama", "Thriller", "Fantasy"], "xaxis": "x", "y": [12.63, 10.9, 10.45, 10.83, 12.59], "yaxis": "y"}, {"alignmentgroup": "True", "hovertemplate": "Country=United States of America<br>Genre=%{x}<br>Share (%)=%{text}<extra></extra>", "legendgroup": "United States of America", "marker": {"color": "#00cc96", "pattern": {"shape": ""}}, "name": "United States of America", "offsetgroup": "United States of America", "orientation": "v", "showlegend": true, "text": [61.2, 62.02, 62.45, 76.91, 59.58], "textposition": "outside", "texttemplate": "%{text:.2f}%", "type": "bar", "x": ["Action", "Adventure", "Drama", "Comedy", "Thriller"], "xaxis": "x", "y": [61.2, 62.02, 62.45, 76.91, 59.58], "yaxis": "y"}], "layout": {"barmode": "relative", "legend": {"title": {"text": "Country"}, "tracegroupgap": 0}, "title": {"text": "Share of Each Country in Total Cost for Top 5 Most Expensive Genres", "x": 0.5}, "uniformtext": {"minsize": 8, "mode": "hide"}, "xaxis": {"anchor": "y", "domain": [0, 1], "title": {"text": "Genre"}}, "yaxis": {"anchor": "x", "domain": [0, 1], "title": {"text": "Share in Total Cost (%)"}}}}
